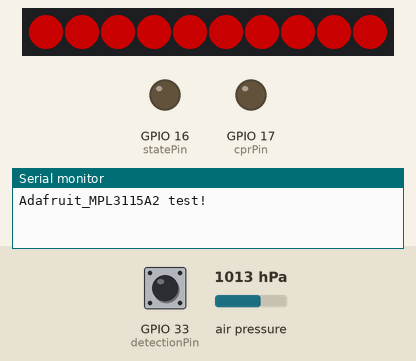
Bench run of a sketch on a simulated ESP32. Parts: 10 RGB LEDs in strip order, left to right, output pins drawn as LEDs (lit = HIGH), the last lines printed to the serial monitor. Dashed ring = blinking. The inputs (shaded band) are chosen by the test bench; at power-on: air pressure 1013 hPa, GPIO 33 (detectionPin) LOW. Dim RGB values are drawn brighter than linear.

Above: at 5.2 s.
5.3 s: air pressure set to 1016 hPa
At 5.53 s:
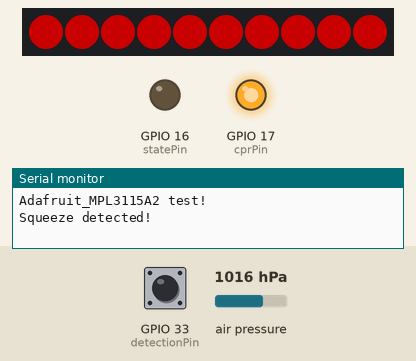
7.3 s: GPIO 33 (detectionPin) driven HIGH
At 7.7 s:
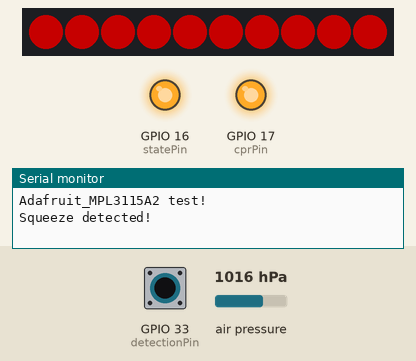
8.8 s: air pressure set to 1025 hPa
10.3 s: air pressure set to 1048 hPa
11.8 s: GPIO 33 (detectionPin) driven LOW
At 12.0 s:
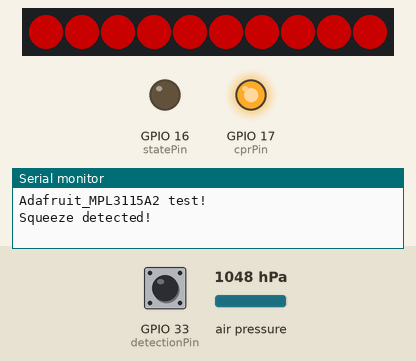
13.9 s: GPIO 33 (detectionPin) pulsed HIGH 2 times (0.12 s each, 0.3 s apart)
At 14.35 s:
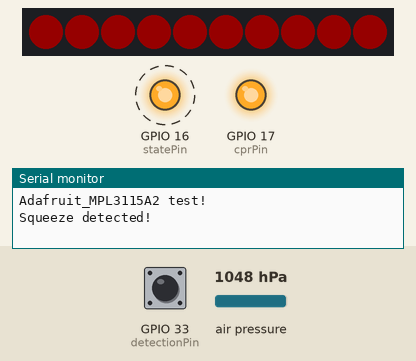
Timing chart, 0 to 16.9 s (numbered marks = the images above; inputs shaded):
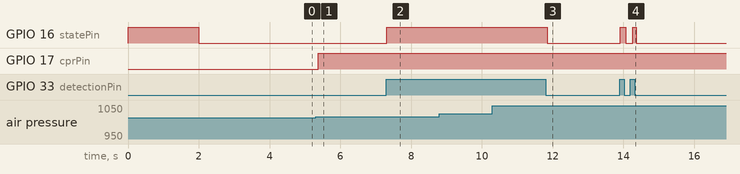

Measured:
- the behaviour switches between 1013 and 1014 hPa on air pressure (found by bisection; images 0 and 1)
- after the input at 5.3 s, GPIO 17 (cprPin): LOW → HIGH after 0.07 s
- after the input at 7.3 s, GPIO 16 (statePin): LOW → HIGH at once
- after the input at 11.8 s, GPIO 16 (statePin): HIGH → LOW at once; the LEDs: first change at once (image 3 shows a later state)
- after the input at 13.9 s, GPIO 16 (statePin): alternates HIGH for 0.13 s and LOW for 0.20 s, 4 changes in all, then stays LOW, starting at once

The sketch:

heart.ino
```cpp
// sda = 21, scl = 22
// red = GND, black = 5V, yellow = 3.3V, white = GND, brown = 18, puple = 19, blue = 21, green = 22,

#include <Adafruit_MPL3115A2.h>
Adafruit_MPL3115A2 baro;
int initial;  //Callibration values
int threshhold;
int beatLimit = 3.5;  //How much of an fraction of the Maximum is detected as a squeeze
int Maxsqueeze = 30;  // Max difference in pressure resulted from a squeeze. Determines threshhold as
int beats;            // How often massage has been done
int beatsSaved = 8;   // How often to compress until heartSaved
bool CPRisPerformed;  // Global value for CPR functionality

#include <FastLED.h>
#define LED_PIN 18      // Define the pin connected to the LED strip (change this to your pin)
#define NUM_LEDS 10     // Define the number of LEDs in your strip
#define BRIGHTNESS 100  // Set the initial brightness (0-255)
CRGB leds[NUM_LEDS];
int fadeSpeed = 5;     //Delay for red flashing

int detectionPin = 33;  // Pin to receive puzzle solve
int cprPin = 17;        // Pin to send compression, white
int statePin = 16;      // Pin to transmit state progression, black

bool heartSaved;        // Is the heart saved?
bool activate = true;  // Immediately shuts heart down, for testing/prototyping, add to line 72, 91 and 106


void setup() {
  Serial.begin(115200);
  pinMode(detectionPin, INPUT_PULLDOWN);
  pinMode(cprPin, OUTPUT);
  pinMode(statePin, OUTPUT);

  FastLED.addLeds<WS2812B, LED_PIN, GRB>(leds, NUM_LEDS);  // Change the LED type if necessary
  FastLED.setBrightness(BRIGHTNESS);
  // Initialize all LEDs to off
  FastLED.clear();
  FastLED.show();

  //Keep in or barometre library malfunctions
  while (!Serial)
    ;
  Serial.println("Adafruit_MPL3115A2 test!");

  if (!baro.begin()) {
    Serial.println("Could not find sensor. Check wiring.");
    while (1)
      ;
  }
  initial = baro.getPressure();  //Calllibrate pressure
  threshhold = initial + Maxsqueeze / 3;

  //Reset the raspberry pi sound (heart must be completed!)
  digitalWrite(statePin, HIGH);
  delay(2000);
  digitalWrite(statePin, LOW);
  delay(2000);
}

// Function regulating CPR
void reanimation(float pressure) {
  if (pressure >= threshhold and !CPRisPerformed) {
    Serial.println("Squeeze detected!");
    CPRisPerformed = true;
    digitalWrite(cprPin, HIGH);
  }
  if (pressure <= threshhold and CPRisPerformed) {
    Serial.println("Release detected!");
    CPRisPerformed = false;
    digitalWrite(cprPin, LOW);
    if (digitalRead(detectionPin) == HIGH) {
      beats += 1;
    }
  }
}

void loop() {
  // Serial.println(digitalRead(detectionPin));

  float pressure = baro.getPressure();
  int pulseInput = pressure - initial;  // Relative value for pressure applied
  if (pulseInput < 0) {
    pulseInput = 0;
  }

  //Checks if player is performing CPR
  reanimation(pressure);

  //Initial blinking stare
  if (digitalRead(detectionPin) == LOW) {
    digitalWrite(statePin, LOW);
    for (int i = 0; i < NUM_LEDS; i++) {
      leds[i] = CRGB(0, 0, 0);  // Low brightness
    }
    FastLED.show();
    delay(50);
    for (int i = 0; i < NUM_LEDS; i++) {
      leds[i] = CRGB(255, 0, 0);  // Low brightness
      FastLED.show();
    }
  }

  //Cpr now possible
  if (beats <= beatsSaved) {
    if (digitalRead(detectionPin) == HIGH) {
      digitalWrite(statePin, HIGH);
      int brightnessValue = map(pulseInput, 0, Maxsqueeze, 0, 255);  // Maps the pressure sensor value to the brightness range
      for (int i = 0; i < NUM_LEDS; i++) {                           // Sets the LED strip brightness
        leds[i] = CRGB(brightnessValue, 0, 0);                       // Set LEDs
      }
      FastLED.show();
    }
  }

  // Heart saved
  if (beats > beatsSaved) {
    for (int i = 0; i < NUM_LEDS; i++) {
      leds[i] = CRGB(255, 0, 0);  //Set leds to bright red
    }
    FastLED.show();
    digitalWrite(statePin, LOW);
  }
  delay(50);
}


//------------------------------
// Serial.print("pressure = ");
// Serial.print(pressure);
// Serial.println(" hPa");
// Serial.print(initial);
// Serial.print(",");
// Serial.println(threshhold);


// get the status of Transmitted packet (setup)
// esp_now_register_send_cb(OnDataSent);

// // callback when data is sent
// void OnDataSent(const uint8_t *mac_addr, esp_now_send_status_t status) {
//   // Serial.print("\r\nLast Packet Send Status:\t");
//   // Serial.println(status == ESP_NOW_SEND_SUCCESS ? "Delivery Success" : "Delivery Fail");
// }

// #include <esp_now.h>
// #include <WiFi.h>
// uint8_t broadcastAddress[] = { 0x08, 0x3A, 0xF2, 0xB7, 0x36, 0xC0 };
// // Must match the receiver structure
// typedef struct struct_message {
//   int a;
// } struct_message;
// struct_message myData;
// esp_now_peer_info_t peerInfo;

// // Set device as a Wi-Fi Station
// WiFi.mode(WIFI_STA);
// // Init ESP-NOW
// if (esp_now_init() != ESP_OK) {
//   Serial.println("Error initializing ESP-NOW");
//   return;
// }
// // Register peer
// memcpy(peerInfo.peer_addr, broadcastAddress, 6);
// peerInfo.channel = 0;
// peerInfo.encrypt = false;
// // Add peer
// if (esp_now_add_peer(&peerInfo) != ESP_OK) {
//   Serial.println("Failed to add peer");
//   return;
// }

//Natural heartbeat
void fadeRedEffect() {
  // Gradually turn LEDs bright red
  for (int brightness = 0; brightness <= 255; brightness++) {
    for (int i = 0; i < NUM_LEDS; i++) {
      leds[i] = CRGB(brightness, 0, 0);  // Set LEDs to red with increasing brightness
    }
    FastLED.show();
    delay(fadeSpeed);  // Adjust the delay for the fade speed
  }
  // Gradually fade out the red color
  for (int brightness = 255; brightness >= 0; brightness--) {
    for (int i = 0; i < NUM_LEDS; i++) {
      leds[i] = CRGB(brightness, 0, 0);  // Set LEDs to red with decreasing brightness
    }
    FastLED.show();
    delay(fadeSpeed);  // Adjust the delay for the fade speed
  }
}
```
